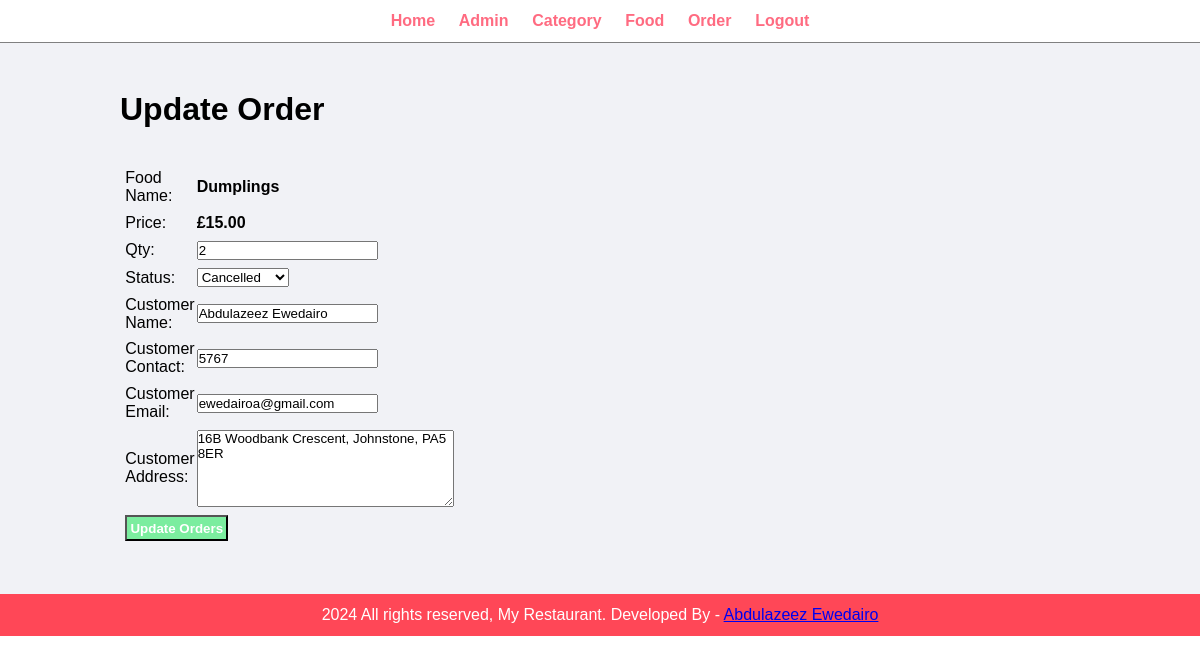
/admin/update-order.php?id=12 (signed in), run on the app's committed database.
### tables this page shows
CREATE TABLE `tbl_order` (
  `id` int(10) UNSIGNED NOT NULL,
  `food` varchar(150) NOT NULL,
  `price` decimal(10,2) NOT NULL,
  `qty` int(11) NOT NULL,
  `total` decimal(10,2) NOT NULL,
  `order_date` datetime NOT NULL,
  `status` varchar(50) NOT NULL,
  `customer_name` varchar(150) NOT NULL,
  `customer_contact` varchar(20) NOT NULL,
  `customer_email` varchar(150) NOT NULL,
  `customer_address` varchar(255) NOT NULL
);

### admin/update-order.php (the view, shortened to what this page needs)
<?php include("./partials/menu.php");?>
<div class= "main-content">
    <div class= "wrapper">
        <h1>Update Order</h1>
        <br/><br/>
        <?php
            if(isset($_GET['id'])){
                $id = $_GET['id'];
                $sql = "SELECT * FROM tbl_order WHERE id=$id";
                $res = mysqli_query($conn, $sql);
                $count = mysqli_num_rows($res);
                if($count==1){
                    $row=mysqli_fetch_assoc($res);
                    $food = $row['food'];
                    $price = $row['price'];
                    $qty = $row['qty'];
                    $status = $row['status'];
                    $customer_name = $row['customer_name'];
                    $customer_contact = $row['customer_contact'];
                    $customer_email = $row['customer_email'];
                    $customer_address = $row['customer_address'];
                }else{
                    header('location:'.SITEURL.'admin/manage-order.php');
                }
            }else{
                header('location:'.SITEURL.'admin/manage-order.php');
            }
        ?>
        <form action="" method="POST">
            <table class="tbl-30">
                <tr>
                    <td>Food Name:</td>
                    <td><b><?=$food; ?></b></td>
                </tr>
                <tr>
                    <td>Price:</td>
                    <td><b>£<?=$price; ?></b></td>
                </tr>
                <tr>
                    <td>Qty:</td>
                    <td>
                        <input type="number" name="qty" value="<?=$qty; ?>">
                    </td>
                </tr>
                <tr>
                    <td>Status:</td>
                    <td>
                        <select name="status" >
                            <option <?php if($status=="Cancelled"){echo "selected";}?> value="Cancelled">Cancelled</option>
                        </select>
                    </td>
                </tr>
                <tr>
                    <td>Customer Name:</td>
                    <td>
                        <input type="text" name='customer_name' value='<?=$customer_name; ?>'>
                    </td>
                </tr>
                <tr>
                    <td>Customer Contact:</td>
                    <td>
                        <input type="text" name='customer_contact' value='<?=$customer_contact; ?>'>
                    </td>
                </tr>
                <tr>
                    <td>Customer Email:</td>
                    <td>
                        <input type="text" name='customer_email' value='<?=$customer_email; ?>'>
                    </td>
                </tr>
                <tr>
                    <td>Customer Address:</td>
                    <td>
                        <textarea name="customer_address"  cols='30' rows='5'><?=$customer_address; ?></textarea>
                    </td>
                </tr>
                <tr>
                    <td colspan= "2">
                        <input type="submit" value="Update Orders" name='submit' class= 'btn-secondary'>
                    </td>
                </tr>
            </table>
        </form>
    </div>
</div>
<?php include("./partials/footer.php");?>

### css/admin.css (style rules this page uses)
* { margin: 0; padding: 0; font-family: Arial, Helvetica, sans-serif; }
.wrapper { padding: 1%; width: 80%; margin: 0 auto; }
.tbl-30 { width: 30%; }
table tr td { padding: 1%; }
.btn-secondary { background-color: #7bed9f; padding: 1%; color: white; text-decoration: none; font-weight: bold; }
.main-content { background-color: #f1f2f6; padding: 3% 0; }

### data on the page
tbl_order: food "Dumplings", price "15.00", qty "2", status "Cancelled", customer_name "Abdulazeez Ewedairo", customer_contact "5767", customer_email "ewedairoa@gmail.com", customer_address "16B Woodbank Crescent, Johnstone, PA5 8ER"
